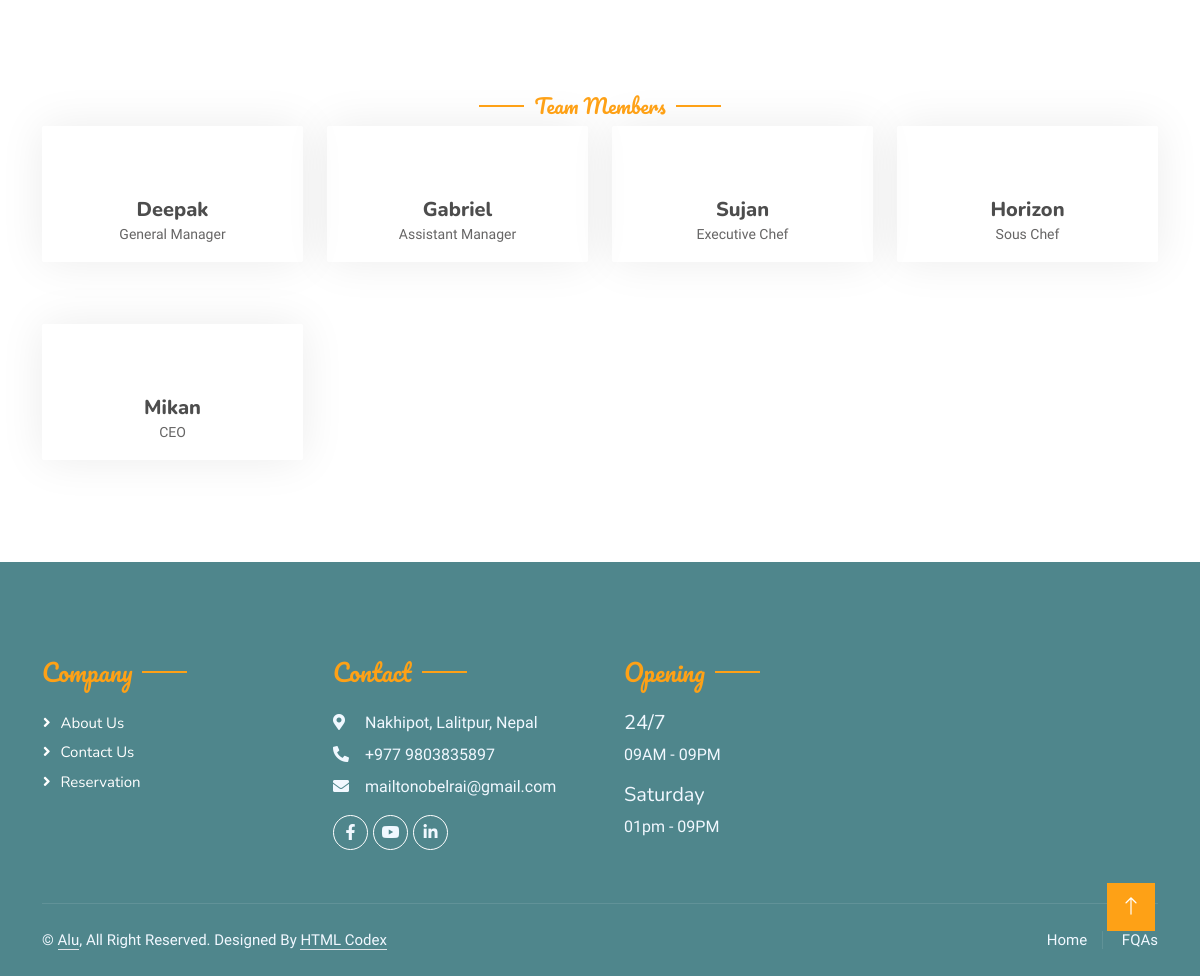
/team/ (lower part), run on an earlier commit of the app's database.
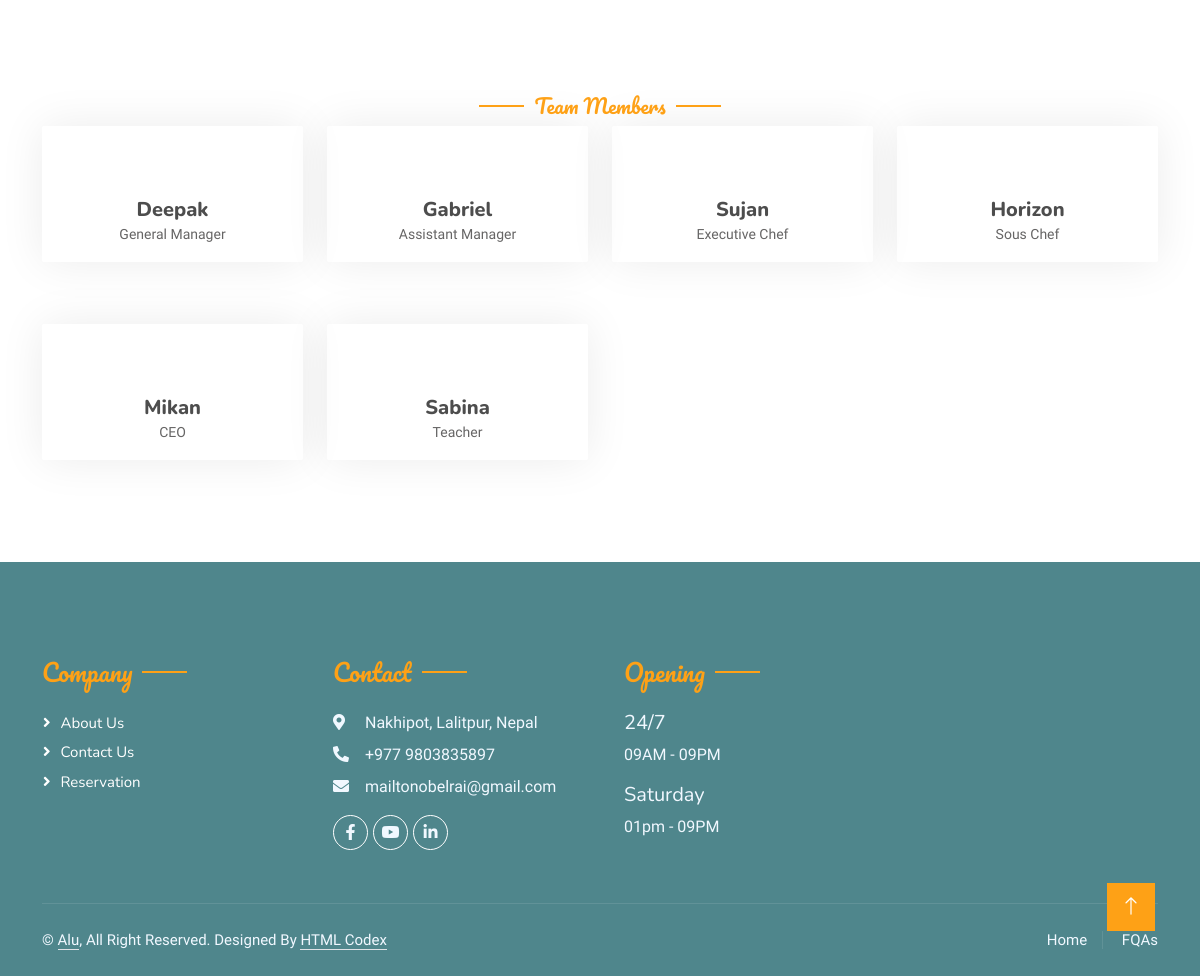
And on a later commit of the database.
### home/models.py (models this page shows, shortened)
class Staff(models.Model):
    name = models.CharField(max_length=20)
    gender = models.CharField(choices=GENDER_CHOICES, max_length=50, null=True)
    designation = models.CharField(max_length=20, null=True)
    facebook = models.CharField(max_length=200, null=True)
    linkedin = models.CharField(max_length=200, null=True)
    instagram = models.CharField(max_length=200, null=True)

### home/views.py (the view)
# urls.py: path("team/", team, name="team"),
def team(request):
    context = {
    "teams": Staff.objects.all(),
    }
    return render(request, "team.html", context)

### template/team.html (shortened to what this page needs)
{% extends 'base.html' %}
{% block myblock %}
        <div class="container-xxl pt-5 pb-3">
            <div class="container">
                <div class="text-center wow fadeInUp" data-wow-delay="0.1s">
                    <h5 class="section-title ff-secondary text-center text-primary fw-normal">Team Members</h5>
                </div>
                <div class="row g-4">
                            {% for team in teams %}
                    <div class="col-lg-3 col-md-6 wow fadeInUp" data-wow-delay="0.1s">
                        <div class="team-item text-center rounded overflow-hidden">
                            <div class="rounded-circle overflow-hidden m-4">
                            </div>
                            <h5 class="mb-0">{{ team.name }}</h5>
                            <small>{{ team.designation }}</small>
                        </div>
                    </div>
                     {% endfor %}
                </div>
            </div>
        </div>
{% endblock %}

What changed in the data, as far as the page shows it:
added Staff: name "Sabina", designation "Teacher"
